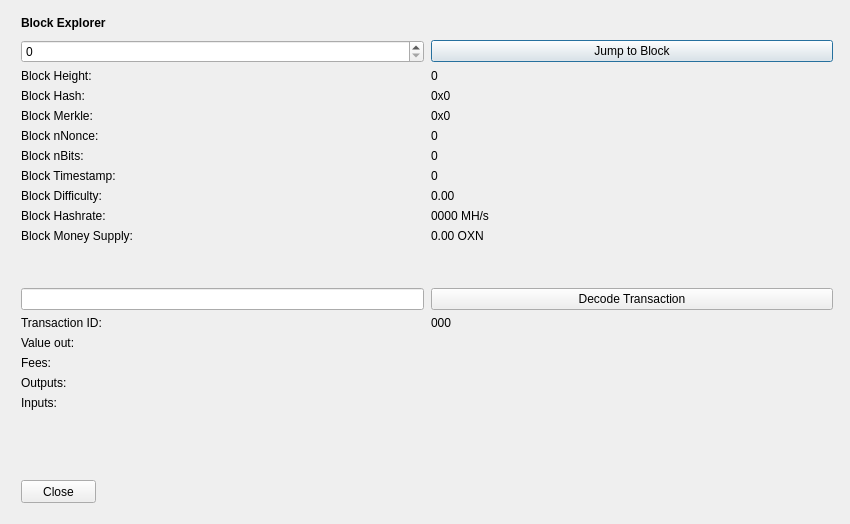
<?xml version="1.0" encoding="UTF-8"?>
<ui version="4.0">
 <class>BlockBrowser</class>
 <widget class="QDialog" name="BlockBrowser">
  <property name="windowModality">
   <enum>Qt::NonModal</enum>
  </property>
  <property name="enabled">
   <bool>true</bool>
  </property>
  <property name="geometry">
   <rect>
    <x>0</x>
    <y>0</y>
    <width>850</width>
    <height>524</height>
   </rect>
  </property>
  <property name="sizePolicy">
   <sizepolicy hsizetype="Preferred" vsizetype="Preferred">
    <horstretch>0</horstretch>
    <verstretch>0</verstretch>
   </sizepolicy>
  </property>
  <property name="minimumSize">
   <size>
    <width>0</width>
    <height>0</height>
   </size>
  </property>
  <property name="acceptDrops">
   <bool>false</bool>
  </property>
  <property name="windowTitle">
   <string>Testcoin Block Explorer</string>
  </property>
  <layout class="QGridLayout">
   <property name="sizeConstraint">
    <enum>QLayout::SetMaximumSize</enum>
   </property>
   <property name="leftMargin">
    <number>21</number>
   </property>
   <property name="topMargin">
    <number>10</number>
   </property>
   <property name="rightMargin">
    <number>10</number>
   </property>
   <item row="1" column="0">
    <widget class="QWidget" name="widget" native="true">
     <widget class="QWidget" name="layoutWidgetBE1">
      <property name="geometry">
       <rect>
        <x>0</x>
        <y>0</y>
        <width>822</width>
        <height>27</height>
       </rect>
      </property>
      <layout class="QHBoxLayout" name="horizontalLayoutBE">
       <property name="spacing">
        <number>7</number>
       </property>
       <item>
        <widget class="QLabel" name="labelBlockExplorer">
         <property name="sizePolicy">
          <sizepolicy hsizetype="Preferred" vsizetype="Maximum">
           <horstretch>0</horstretch>
           <verstretch>0</verstretch>
          </sizepolicy>
         </property>
         <property name="font">
          <font>
           <weight>75</weight>
           <bold>true</bold>
          </font>
         </property>
         <property name="styleSheet">
          <string notr="true">font-weight:bold;</string>
         </property>
         <property name="text">
          <string>Block Explorer</string>
         </property>
        </widget>
       </item>
       <item>
        <spacer name="horizontalSpacerBE">
         <property name="orientation">
          <enum>Qt::Horizontal</enum>
         </property>
         <property name="sizeHint" stdset="0">
          <size>
           <width>40</width>
           <height>20</height>
          </size>
         </property>
        </spacer>
       </item>
      </layout>
     </widget>
     <widget class="QWidget" name="layoutWidgetBE2">
      <property name="geometry">
       <rect>
        <x>0</x>
        <y>30</y>
        <width>812</width>
        <height>410</height>
       </rect>
      </property>
      <layout class="QGridLayout" name="gridLayoutBE" rowstretch="0,0,0,0,0,0,0,0,0,0,0,0,0,0,0,0,0,0,0,0" columnstretch="0,0">
       <property name="sizeConstraint">
        <enum>QLayout::SetDefaultConstraint</enum>
       </property>
       <property name="horizontalSpacing">
        <number>7</number>
       </property>
       <item row="14" column="1">
        <widget class="QLabel" name="txID">
         <property name="text">
          <string>000</string>
         </property>
         <property name="textInteractionFlags">
          <set>Qt::LinksAccessibleByMouse|Qt::TextSelectableByMouse</set>
         </property>
        </widget>
       </item>
       <item row="8" column="1">
        <widget class="QLabel" name="timeBox">
         <property name="text">
          <string>0</string>
         </property>
         <property name="textInteractionFlags">
          <set>Qt::LinksAccessibleByMouse|Qt::TextSelectableByMouse</set>
         </property>
        </widget>
       </item>
       <item row="9" column="1">
        <widget class="QLabel" name="diffBox">
         <property name="text">
          <string>0.00</string>
         </property>
         <property name="textInteractionFlags">
          <set>Qt::LinksAccessibleByMouse|Qt::TextSelectableByMouse</set>
         </property>
        </widget>
       </item>
       <item row="10" column="0">
        <widget class="QLabel" name="hashRateLabel">
         <property name="text">
          <string>Block Hashrate:</string>
         </property>
        </widget>
       </item>
       <item row="9" column="0">
        <widget class="QLabel" name="diffLabel">
         <property name="text">
          <string>Block Difficulty:</string>
         </property>
        </widget>
       </item>
       <item row="17" column="1">
        <widget class="QLabel" name="outputBox">
         <property name="text">
          <string/>
         </property>
         <property name="alignment">
          <set>Qt::AlignLeading|Qt::AlignLeft|Qt::AlignTop</set>
         </property>
         <property name="textInteractionFlags">
          <set>Qt::LinksAccessibleByMouse|Qt::TextSelectableByMouse</set>
         </property>
        </widget>
       </item>
       <item row="3" column="1">
        <widget class="QLabel" name="heightLabelBE1">
         <property name="text">
          <string>0</string>
         </property>
         <property name="textInteractionFlags">
          <set>Qt::LinksAccessibleByMouse|Qt::TextSelectableByMouse</set>
         </property>
        </widget>
       </item>
       <item row="1" column="1">
        <widget class="QPushButton" name="blockButton">
         <property name="text">
          <string>Jump to Block</string>
         </property>
        </widget>
       </item>
       <item row="3" column="0">
        <widget class="QLabel" name="heightLabelBE2">
         <property name="text">
          <string>Block Height:</string>
         </property>
        </widget>
       </item>
       <item row="7" column="0">
        <widget class="QLabel" name="bitsLabel">
         <property name="text">
          <string>Block nBits:</string>
         </property>
        </widget>
       </item>
       <item row="6" column="1">
        <widget class="QLabel" name="nonceBox">
         <property name="text">
          <string>0</string>
         </property>
         <property name="textInteractionFlags">
          <set>Qt::LinksAccessibleByMouse|Qt::TextSelectableByMouse</set>
         </property>
        </widget>
       </item>
       <item row="6" column="0">
        <widget class="QLabel" name="nonceLabel">
         <property name="text">
          <string>Block nNonce:</string>
         </property>
        </widget>
       </item>
       <item row="5" column="1">
        <widget class="QLabel" name="merkleBox">
         <property name="minimumSize">
          <size>
           <width>187</width>
           <height>0</height>
          </size>
         </property>
         <property name="text">
          <string>0x0</string>
         </property>
         <property name="textInteractionFlags">
          <set>Qt::LinksAccessibleByMouse|Qt::TextSelectableByMouse</set>
         </property>
        </widget>
       </item>
       <item row="16" column="0">
        <widget class="QLabel" name="feesLabel">
         <property name="text">
          <string>Fees:</string>
         </property>
        </widget>
       </item>
       <item row="15" column="1">
        <widget class="QLabel" name="valueBox">
         <property name="text">
          <string/>
         </property>
         <property name="textInteractionFlags">
          <set>Qt::LinksAccessibleByMouse|Qt::TextSelectableByMouse</set>
         </property>
        </widget>
       </item>
       <item row="7" column="1">
        <widget class="QLabel" name="bitsBox">
         <property name="text">
          <string>0</string>
         </property>
         <property name="textInteractionFlags">
          <set>Qt::LinksAccessibleByMouse|Qt::TextSelectableByMouse</set>
         </property>
        </widget>
       </item>
       <item row="8" column="0">
        <widget class="QLabel" name="timeLabel">
         <property name="text">
          <string>Block Timestamp:</string>
         </property>
        </widget>
       </item>
       <item row="17" column="0">
        <widget class="QLabel" name="outputLabel">
         <property name="text">
          <string>Outputs:</string>
         </property>
         <property name="alignment">
          <set>Qt::AlignLeading|Qt::AlignLeft|Qt::AlignTop</set>
         </property>
        </widget>
       </item>
       <item row="1" column="0">
        <widget class="QSpinBox" name="heightBox">
         <property name="sizePolicy">
          <sizepolicy hsizetype="Preferred" vsizetype="Fixed">
           <horstretch>0</horstretch>
           <verstretch>0</verstretch>
          </sizepolicy>
         </property>
         <property name="maximum">
          <number>99999999</number>
         </property>
        </widget>
       </item>
       <item row="4" column="0">
        <widget class="QLabel" name="hashLabel">
         <property name="text">
          <string>Block Hash:</string>
         </property>
        </widget>
       </item>
       <item row="16" column="1">
        <widget class="QLabel" name="feesBox">
         <property name="text">
          <string/>
         </property>
         <property name="textInteractionFlags">
          <set>Qt::LinksAccessibleByMouse|Qt::TextSelectableByMouse</set>
         </property>
        </widget>
       </item>
       <item row="4" column="1">
        <widget class="QLabel" name="hashBox">
         <property name="enabled">
          <bool>true</bool>
         </property>
         <property name="sizePolicy">
          <sizepolicy hsizetype="Preferred" vsizetype="Preferred">
           <horstretch>0</horstretch>
           <verstretch>0</verstretch>
          </sizepolicy>
         </property>
         <property name="minimumSize">
          <size>
           <width>0</width>
           <height>0</height>
          </size>
         </property>
         <property name="text">
          <string>0x0</string>
         </property>
         <property name="textInteractionFlags">
          <set>Qt::LinksAccessibleByMouse|Qt::TextSelectableByMouse</set>
         </property>
        </widget>
       </item>
       <item row="14" column="0">
        <widget class="QLabel" name="txLabel">
         <property name="text">
          <string>Transaction ID:</string>
         </property>
        </widget>
       </item>
       <item row="15" column="0">
        <widget class="QLabel" name="valueLabel">
         <property name="text">
          <string>Value out:</string>
         </property>
        </widget>
       </item>
       <item row="13" column="0">
        <widget class="QLineEdit" name="txBox">
         <property name="sizePolicy">
          <sizepolicy hsizetype="Preferred" vsizetype="Fixed">
           <horstretch>0</horstretch>
           <verstretch>0</verstretch>
          </sizepolicy>
         </property>
         <property name="inputMask">
          <string comment="Transaction id" extracomment="Transaction id"/>
         </property>
        </widget>
       </item>
       <item row="12" column="0">
        <spacer name="verticalSpacer_2">
         <property name="orientation">
          <enum>Qt::Vertical</enum>
         </property>
         <property name="sizeHint" stdset="0">
          <size>
           <width>20</width>
           <height>20</height>
          </size>
         </property>
        </spacer>
       </item>
       <item row="10" column="1">
        <widget class="QLabel" name="hashRateBox">
         <property name="text">
          <string>0000 MH/s</string>
         </property>
         <property name="textInteractionFlags">
          <set>Qt::LinksAccessibleByMouse|Qt::TextSelectableByMouse</set>
         </property>
        </widget>
       </item>
       <item row="19" column="0">
        <spacer name="verticalSpacer">
         <property name="orientation">
          <enum>Qt::Vertical</enum>
         </property>
         <property name="sizeHint" stdset="0">
          <size>
           <width>20</width>
           <height>40</height>
          </size>
         </property>
        </spacer>
       </item>
       <item row="13" column="1">
        <widget class="QPushButton" name="txButton">
         <property name="text">
          <string>Decode Transaction</string>
         </property>
        </widget>
       </item>
       <item row="18" column="0">
        <widget class="QLabel" name="inputLabel">
         <property name="text">
          <string>Inputs:</string>
         </property>
         <property name="alignment">
          <set>Qt::AlignLeading|Qt::AlignLeft|Qt::AlignTop</set>
         </property>
        </widget>
       </item>
       <item row="5" column="0">
        <widget class="QLabel" name="merkleLabel">
         <property name="text">
          <string>Block Merkle:</string>
         </property>
        </widget>
       </item>
       <item row="18" column="1">
        <widget class="QLabel" name="inputBox">
         <property name="text">
          <string/>
         </property>
         <property name="alignment">
          <set>Qt::AlignLeading|Qt::AlignLeft|Qt::AlignTop</set>
         </property>
         <property name="textInteractionFlags">
          <set>Qt::LinksAccessibleByMouse|Qt::TextSelectableByMouse</set>
         </property>
        </widget>
       </item>
       <item row="11" column="0">
        <widget class="QLabel" name="moneySupplyLabel">
         <property name="text">
          <string>Block Money Supply:</string>
         </property>
        </widget>
       </item>
       <item row="11" column="1">
        <widget class="QLabel" name="moneySupplyBox">
         <property name="text">
          <string>0.00 OXN</string>
         </property>
         <property name="textInteractionFlags">
          <set>Qt::LinksAccessibleByMouse|Qt::TextSelectableByMouse</set>
         </property>
        </widget>
       </item>
      </layout>
     </widget>
     <widget class="QPushButton" name="closeButton">
      <property name="geometry">
       <rect>
        <x>0</x>
        <y>470</y>
        <width>75</width>
        <height>23</height>
       </rect>
      </property>
      <property name="text">
       <string>Close</string>
      </property>
     </widget>
    </widget>
   </item>
  </layout>
 </widget>
 <resources/>
 <connections/>
</ui>
